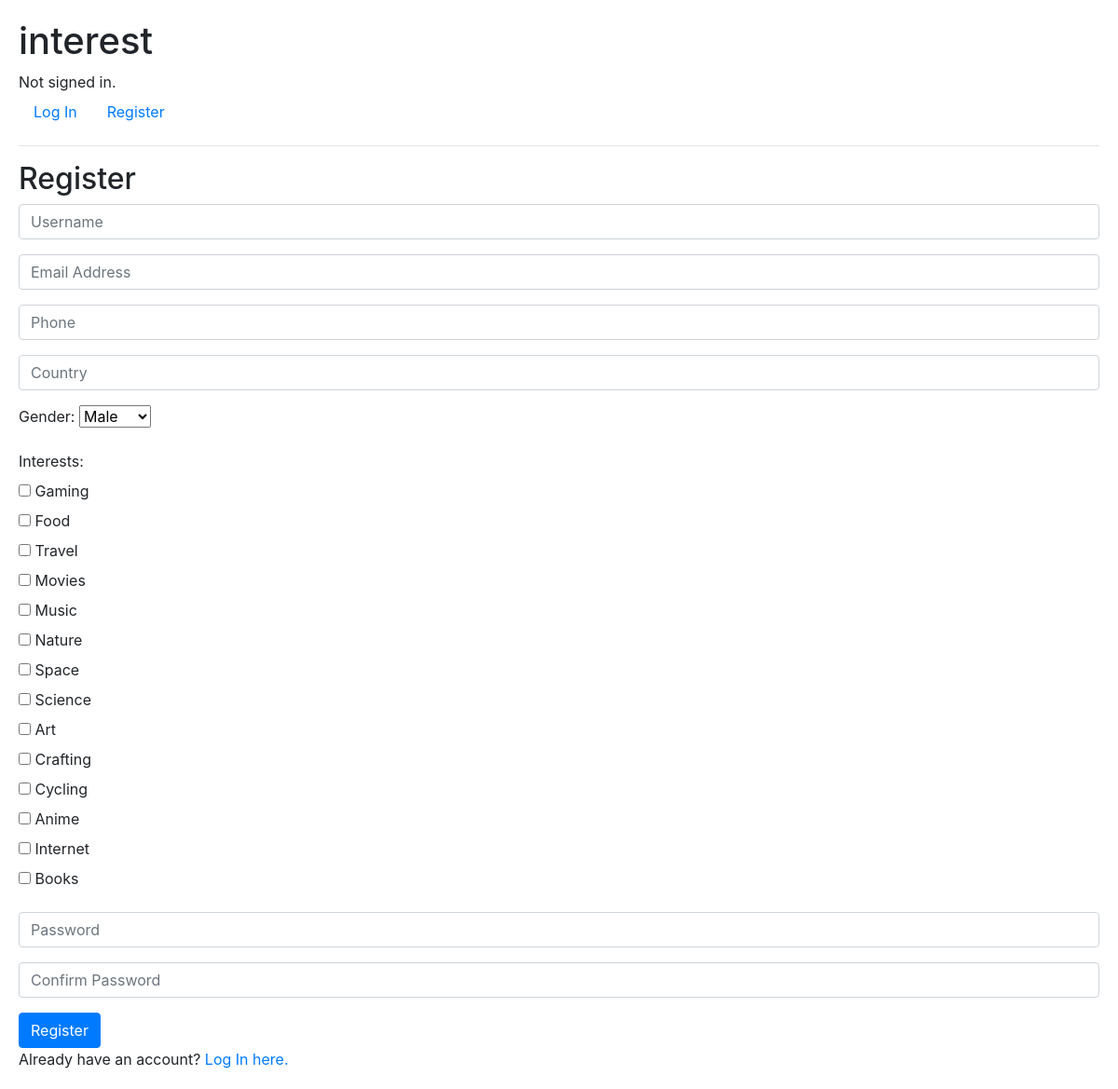
Page /interest/register/ on the committed database.
### core/models.py (models this page shows)
class Interest(models.Model):
    name = models.CharField(max_length=32)
    def __str__(self):
        return f"{self.name}"

### core/views.py (the view, shortened to what this page needs)
# urls.py: path("register/", views.register, name="register"),
def register(request):
    interests_list = Interest.objects.all()
    return render(request, "interest/register.html", {"interests_list":interests_list})

### core/templates/interest/register.html (shortened to what this page needs)
{% extends "interest/layout.html" %}
{% block body %}
    <h2>Register</h2>
    <form action="{% url 'register' %}" method="post">
        <div class="form-group">
            <input class="form-control" autofocus type="text" name="username" placeholder="Username">
        </div>
        <div class="form-group">
            <input class="form-control" type="email" name="email" placeholder="Email Address">
        </div>
        <div class="form-group">
            <input class="form-control" type="text" name="phone" placeholder="Phone">
        </div>
        <div class="form-group">
            <input class="form-control" type="text" name="country" placeholder="Country">
        </div>
        <div class="form-group">
            <label for="id_gender">Gender:</label>
            <select id="id_gender" name="gender">
                <option value="M">Male</option>
            </select><br>
        </div>
        <div class="form-group">
            <label for="interest">Interests:</label><br>
            {% for interest in interests_list %}
                <input type="checkbox" id="{{interest}}" name="interests[]" value="{{interest}}">
                <label for="{{ interest }}">{{ interest }}</label><br>
            {% endfor %}
        </div>
        <div class="form-group">
            <input class="form-control" type="password" name="password" placeholder="Password">
        </div>
        <div class="form-group">
            <input class="form-control" type="password" name="confirmation" placeholder="Confirm Password">
        </div>
        <input class="btn btn-primary" type="submit" value="Register">
    </form>
    Already have an account? <a href="{% url 'login' %}">Log In here.</a>
{% endblock %}

### core/templates/interest/layout.html (shortened to what this page needs)
{% load static %}
<!DOCTYPE html>
<html lang="en">
    <head>
        <link rel="stylesheet" href="https://stackpath.bootstrapcdn.com/bootstrap/4.4.1/css/bootstrap.min.css">
        <link href="{% static 'interest/styles.css' %}" rel="stylesheet">
    </head>
    <body>
        <h1>interest</h1>
        <div>
            {% if user.is_authenticated %}
                Signed in as <strong>{{ user.username }}</strong>.
            {% else %}
                Not signed in.
            {% endif %}
        </div>
        <ul class="nav">
            {% if user.is_authenticated %}
                <li class="nav-item">
                    <a class="nav-link" href="{% url 'logout' %}">Log Out</a>
                </li>
            {% else %}
                <li class="nav-item">
                    <a class="nav-link" href="{% url 'login' %}">Log In</a>
                </li>
                <li class="nav-item">
                    <a class="nav-link" href="{% url 'register' %}">Register</a>
                </li>
            {% endif %}
        </ul>
        <hr>
        {% block body %}
        {% endblock %}
    </body>
</html>

### core/static/interest/styles.css (style rules this page uses)
body { padding: 20px; }

### rows in the picture
Interest: name "Gaming"
Interest: name "Food"
Interest: name "Travel"
Interest: name "Movies"
Interest: name "Music"
Interest: name "Nature"
Interest: name "Space"
Interest: name "Science"
Interest: name "Art"
Interest: name "Crafting"
Interest: name "Cycling"
Interest: name "Anime"
Interest: name "Internet"
Interest: name "Books"
